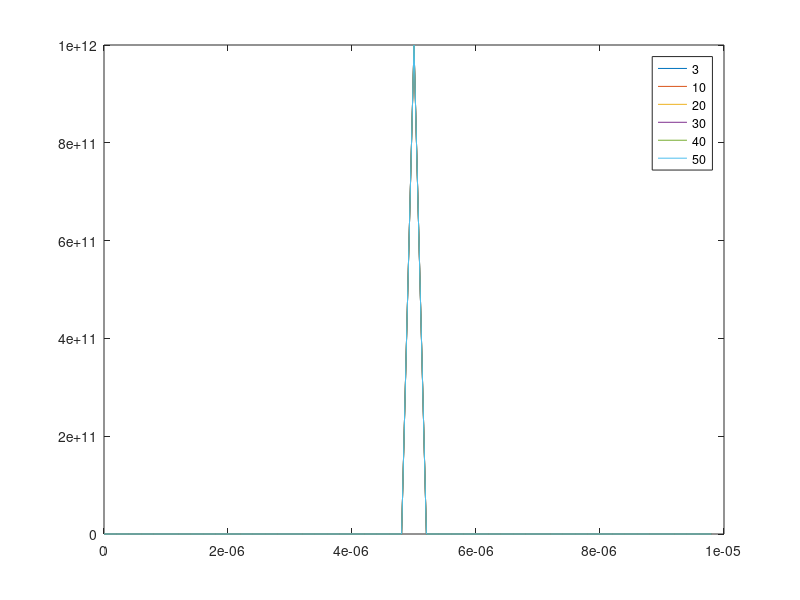

Source code (MATLAB):
clear

itr_t = 50;
itr_x = 50;
D = 10^-8;
distance= 10*10^-6; 
h = distance/itr_x;

time= h*h/2*D;

p = time /itr_t; 

t = 10^-7;
pt_a = 0;
pt_b = 0;
x1 = zeros(itr_x,1);
t1 = zeros(itr_t,1);
n = zeros(itr_x,itr_t);
iterations  = 1000;
dum =0
S =10^12;


for i = 1:  itr_x
        x1(i) = (i-1)*h;
end
for i = 1:  itr_t
        t1(i) = (i-1)*p;
end
 pt_5um = find (x1 == 5*10^-6); 

while(dum<iterations)
    dum = dum + 1
    n(pt_5um,:) = S;
    for x = 2:itr_x-1
        for t = 2:itr_t-1
            temp = (n(x+1,t)+ n(x-1,t))/(h*h) + n(x,t-1)/(D*p) ;
            n(x,t) = temp /(2/(h*h) + 1/(D*p)) ;
        end
    end
    %temp2 = (n(pt_5um+1,t)+ n(pt_5um-1,t))/(h*h) + n(pt_5um,t-1)/(D*p);
    %n(pt_5um,:) = (temp2 - S) /(2/(h*h) + 1/(D*p)) ;



end
figure(1)
plot (x1,n(:,3),x1,n(:,10),x1,n(:,20),x1,n(:,30),x1,n(:,40),x1,n(:,50));
legend('3','10','20','30','40','50')

            
